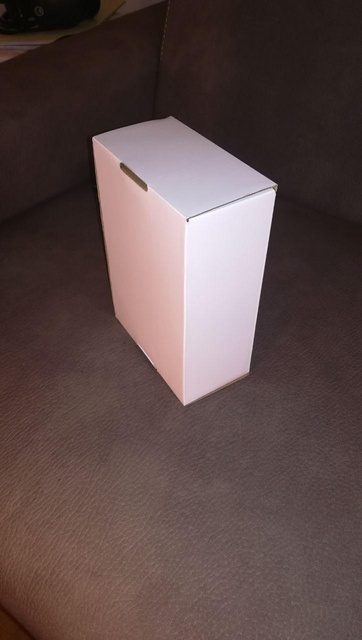
#> input picture 1-box/body/box4.jpg, 362 x 640 px, shrunk from 723 x 1280 before the run
$ jupyter execute --allow-errors channel_mask_n_edges.ipynb
#> lines starting #> are read from the running program, lines starting #| are printed output that depends on the picture; after the words box and inside, x2 and y2 are one past the last pixel; in counts of white or black regions, pixels touching at a corner belong together
[cell 1]
# grayscale conversion effects on filtering images
import cv2
import numpy as np
from matplotlib import pyplot as plt

image=cv2.cvtColor(cv2.imread('body/box4.jpg'),cv2.COLOR_BGR2RGB)
imagegray=cv2.cvtColor(image,cv2.COLOR_RGB2GRAY)
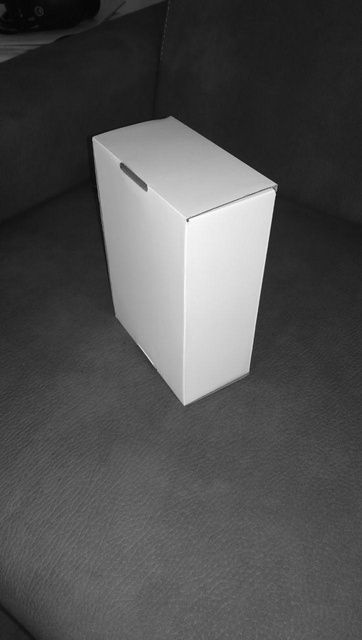
#> imagegray: shape (640, 362); min 1, max 254, mean 80.5

# bilateral filter on original and copy
fltparam=(21,51,51)
image=cv2.bilateralFilter(image,fltparam[0],fltparam[1],fltparam[2])
imagegray=cv2.bilateralFilter(imagegray,fltparam[0],fltparam[1],fltparam[2])

#reconversion of gray/conversion of colored filtered
#new=cv2.cvtColor(imagegray,cv.COLOR_GRAY2RGB) #CAN'T GO BACK since channels were merged
newgray=cv2.cvtColor(image,cv2.COLOR_RGB2GRAY)

#histogram comparison
histng,_ = np.histogram(newgray,256,[0,256])
#> histng = 256 values, max 9281 at index 33, min 0 at index 0, mean 905
histg,_ = np.histogram(imagegray,256,[0,256])
#> histg = 256 values, max 9114 at index 33, min 0 at index 0, mean 905
hist,_ = np.histogram(image,256,[0,256])
#> hist = 256 values, max 15965 at index 29, min 0 at index 0, mean 2715
plt.plot(hist,color = 'k')
plt.plot(histg,color = 'r')
plt.plot(histng,color = 'y')
plt.show()
#> figure, not shown here; curve peaks at x = 29, y = 15965; curve peaks at x = 33, y = 9114; curve peaks at x = 33, y = 9281

almost no difference, more noticiable if the kernel of the filter gets smaller and the action gets bigger; hence the bilateral filter may be used before/after grayscale conversion

grayscale conversion seems to "compress the histogram toward the center of a valley-peak-valley area"

[cell 2]
# channels extraction, mask and threshold
import cv2
import numpy as np
from matplotlib import pyplot as plt
debhist=0
debhsv=0
debresult=0
debcanny=1
image=cv2.cvtColor(cv2.imread('body/box3.jpg'),cv2.COLOR_BGR2RGB)
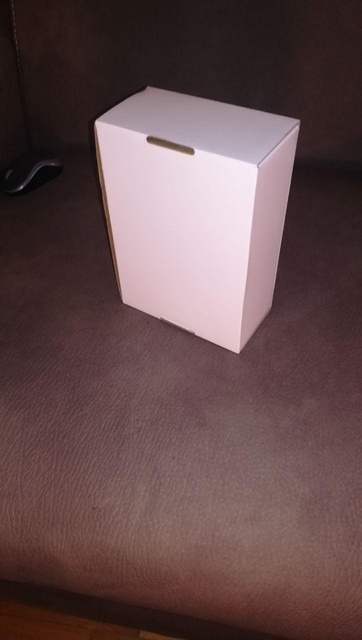
#> input picture 1-box/body/box3.jpg, 362 x 640 px, shrunk from 723 x 1280 before the run

#channel split
imager,imageg,imageb = cv2.split(image)
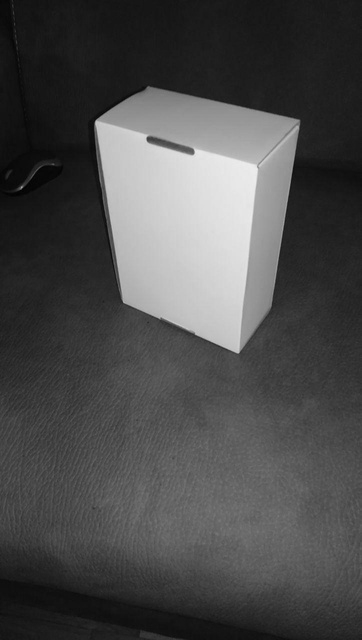
#> imageg: shape (640, 362); min 0, max 238, mean 75.6

#channel histograms
histr,_ = np.histogram(imager,256,[0,256])#may use imager.flatten()
#> histr = 256 values, max 4067 at index 35, min 0 at index 0, mean 905
histg,_ = np.histogram(imageg,256,[0,256])
#> histg = 256 values, max 5538 at index 27, min 0 at index 239, mean 905
histb,_ = np.histogram(imageb,256,[0,256])
#> histb = 256 values, max 4798 at index 24, min 0 at index 0, mean 905
if debhist:
    plt.plot(histr,color = 'r')
    plt.plot(histg,color = 'g')
    plt.plot(histb,color = 'b')
    plt.show()

#channel merging
#imagem=cv2.merge((rimage,gimage,bimage))

##green = np.uint8([[[0,255,0 ]]])
##hsv_green = cv2.cvtColor(green,cv2.COLOR_BGR2HSV)

#mask on the original image without channel separation
wholelow=(0,0,0)
wholehigh=(135,115,115)
wholemask= cv2.bitwise_not(cv2.inRange(image,wholelow,wholehigh))#killmaskt
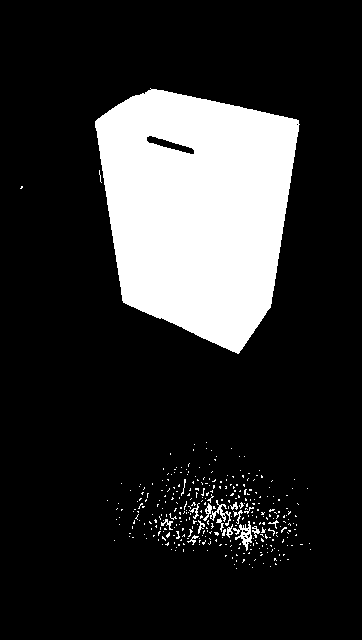
#> wholemask: shape (640, 362); 17.8% white; 345 white regions (329 under 20 px), largest, box (x1, y1, x2, y2) and area: (95, 88, 300, 354) 39301, (233, 521, 252, 551) 217, (210, 500, 231, 526) 148
wholeimage=cv2.bitwise_and(image,image,mask=wholemask)
if debresult:
    plt.imshow(cv2.cvtColor(wholeimage, cv2.COLOR_RGB2GRAY),cmap='gray')
    plt.show()

## if the lower value is zero, a simple thresholding can be applied
##_, threshr = cv2.threshold(imager, 135, 255, cv2.THRESH_BINARY),...
##rgb_thresh = cv2.merge((threshr,...))
##if values of threshold are the same, it's equal to
##_,rgb_thresh = cv2.threshold(image_rgb, thrval, 255, cv2.THRESH_BINARY)

#edges/contours on the masked image
filterparam=(100,20,0)
imagedges=cv2.Canny(cv2.cvtColor(wholeimage, cv2.COLOR_RGB2GRAY),filterparam[0], filterparam[1], filterparam[2])
#> imagedges: shape (640, 362); 1.9% white in thin lines or dots, all inside (x1, y1, x2, y2) = (20, 87, 312, 570)
if debcanny:
    plt.imshow(imagedges,cmap='gray')
    plt.show()

separating the channels it's a usefull way to understand which color threshold based on the current space

masking the 3 joint channels it's the same than masking them separately and merging

color thresholding in hsv space should be done using np.uint8 and conversion

simple threshold has the same effect as masking with lower value 0 and same upper val for each channel

[cell 3]
#using hue channel for color based edge detection
import cv2
import numpy as np
from matplotlib import pyplot as plt
debug=1
doshift=0

image=cv2.cvtColor(cv2.imread('body/rectangles.jpg'),cv2.COLOR_BGR2HSV)
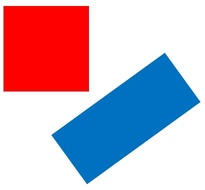
#> input picture 1-box/body/rectangles.jpg, 205 x 190 px, shrunk from 410 x 380 before the run
#> image: shape (190, 205, 3); mean H, S, V 34.4, 103.4, 240
imgh,imgs,imgv=cv2.split(image)
if debug:
    plt.subplot(1,3,1)
    plt.imshow(imgh,cmap='gray')
    plt.subplot(1,3,2)
    plt.imshow(imgs,cmap='gray')
    plt.subplot(1,3,3)
    plt.imshow(imgv,cmap='gray')
    plt.show()

if doshift:
    angular_shift=50
    hueshift=angular_shift/2
    imgh=(imgh+ hueshift) % 180
    plt.imshow(imgh,cmap='gray')
    plt.show()

#threshold on s/v channel to separate joint contours,otherwise:
#dilation and picking of inner contours through hierarchy(this one after canny)

#edge detector
imghedg= cv2.Canny(imgh, 10,500,1)
#> imghedg: shape (190, 205); 5.9% white in thin lines or dots
if debug:
    plt.imshow(imghedg,cmap='gray')
    plt.show()
if 0:
    limlow=(50,50,50)
    limhigh=(255,255,)
    mask = cv2.inRange(hsvimage, limlow,limhigh)
    thresimage = cv2.bitwise_and(image,image, mask=mask)

hue thresholding is not enough with a wild image to separate the color (due to color mixing on the pixels/light conditions), saturation/value channel should be used also (as in the example below), in this case similarly to the color mask in hsv space.

filterng (gaussian, median) had no improvement on the single h channel edge detection

https://stackoverflow.com/questions/29156091/opencv-edge-border-detection-based-on-color

hue channel it's circular, with values [0,179(°)], hence min and max vlues coincide; when those must be considered | our value<0 or >360°, it's better to shift the whole channel by an angular quantity | channel_shift=angular_shift/2 as in:

https://stackoverflow.com/questions/49697363/shifting-hsv-pixel-values-in-python-using-numpy

heuristics must be introduced to separate joint contours: thresholding the other channels since borderline pixels may assume a mixed color (hence inside hue range), or dilation to create an inner and outer contour and pick the inner ones(hierarcky>0)

more:

https://realpython.com/python-opencv-color-spaces/ color thresholding

[cell 4]
#logical thresholding
import cv2
from matplotlib import pyplot as plt

img = cv2.imread('body/echocolor.jpg')
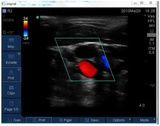
#> input picture 1-box/body/echocolor.jpg, 160 x 126 px, shrunk from 320 x 253 before the run
#> img is the input picture: shape (126, 160, 3); mean B, G, R 47, 42.1, 39.7
image_thr = img.copy()

imh = cv2.cvtColor(img,cv2.COLOR_BGR2HSV)
#> imh: shape (126, 160, 3); mean H, S, V 44.2, 66.2, 49.4
image_thr[(imh[...,1]<180) | (imh[...,2]<150)]=0

plt.subplot(1,2,1)
plt.imshow(img)
plt.subplot(1,2,2)
plt.imshow(image_thr)
plt.show()
#> figure, not shown here; B, G, R data is drawn as R, G, B

img = cv2.cvtColor(cv2.imread('body/task-example.jpg'),cv2.COLOR_BGR2RGB)
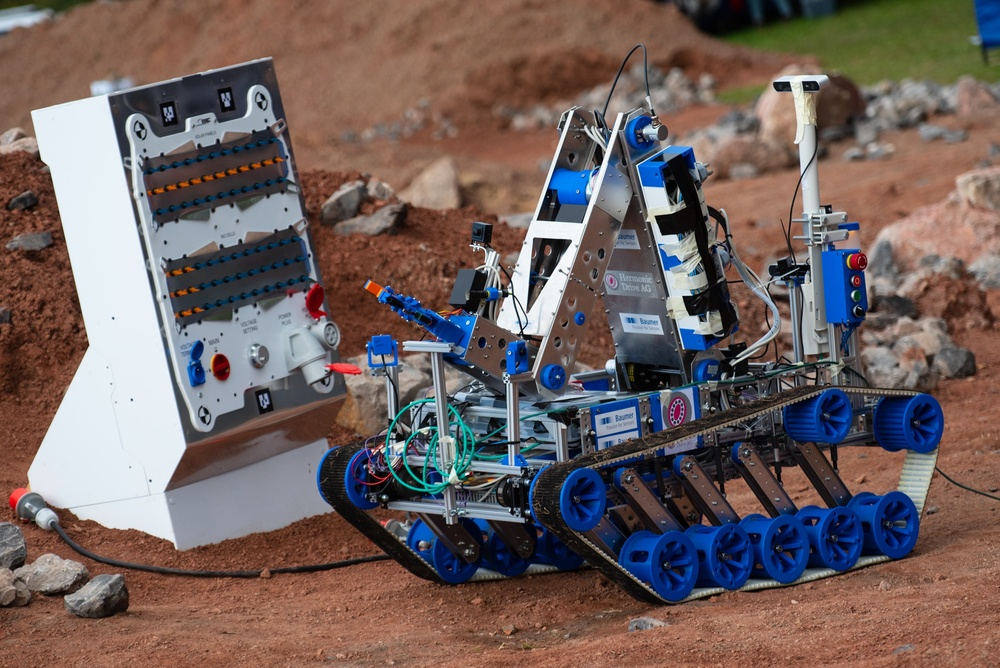
#> input picture 1-box/body/task-example.jpg, 1000 x 668 px, shrunk from 2000 x 1335 before the run
#> img: shape (668, 1000, 3)
image_thr = img.copy()
image_thr[(img[...,0]<100) | (img[...,2]<100) |(img[...,1]<100)]=0
#> image_thr: shape (668, 1000, 3)
##
plt.subplot(1,2,1)
plt.imshow(img)
plt.subplot(1,2,2)
plt.imshow(image_thr)
plt.show()

logical masks appear a little less flexile, the simple use of 5050 & img[...,0]<100 doesn't work, but for thresholding with upper limit the use is straightformward; execution time appears a little longer

accessing directly to the channels of the converted image, without the  use of thresholding or masking function

[cell 5]
#COLOR SEGMENTATION ON A IMAGE FROM THE MARSYARD+PANEL

import cv2
import numpy as np
from matplotlib import pyplot as plt
debhist=1

image = cv2.cvtColor(cv2.imread("body/task-example.jpg"), cv2.COLOR_BGR2RGB)
imager,imageg,imageb = cv2.split(image)
#> imager: shape (668, 1000)
#> imageg: shape (668, 1000)
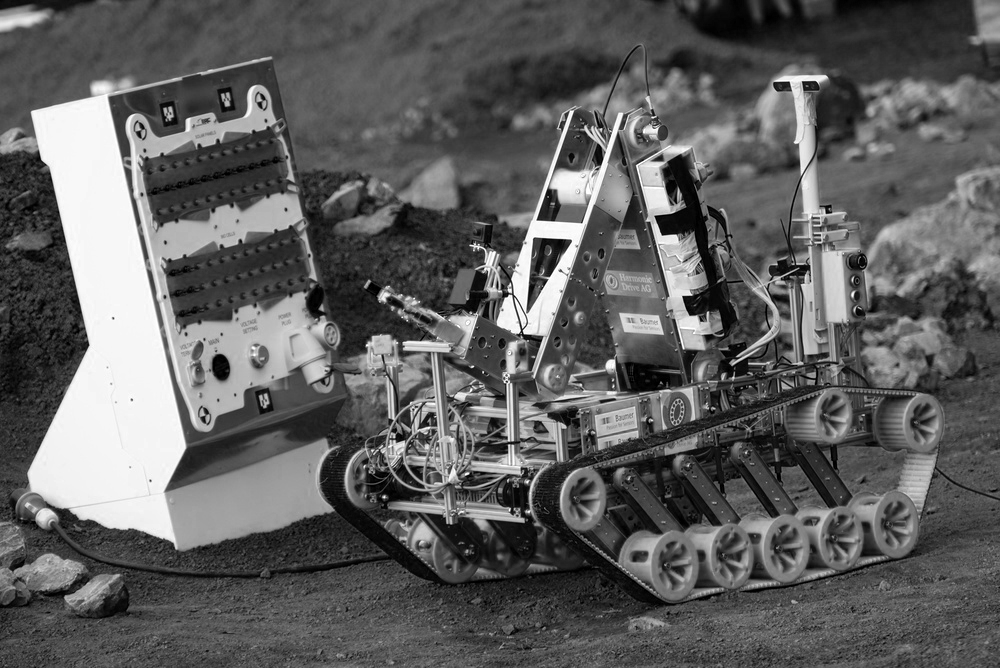
#> imageb: shape (668, 1000); min 0, max 255, mean 95.3

histr,_ = np.histogram(imager,256,[0,256])#may use imager.flatten()
#> histr = 256 values, max 19668 at index 0, min 17 at index 254, mean 2609.4
histg,_ = np.histogram(imageg,256,[0,256])
#> histg = 256 values, max 10286 at index 241, min 51 at index 254, mean 2609.4
histb,_ = np.histogram(imageb,256,[0,256])
#> histb = 256 values, max 8809 at index 247, min 143 at index 254, mean 2609.4
if debhist:
    plt.plot(histr,color = 'r')
    plt.plot(histg,color = 'g')
    plt.plot(histb,color = 'b')
    plt.show()
#> figure, not shown here; curve peaks at x = 0, y = 19668; curve peaks at x = 241, y = 10286; curve peaks at x = 247, y = 8809

#color thresholding
minred=(50,50,50)
maxred=(255,255,255)
light_white = (0, 0, 200)
dark_white = (145, 60, 255)

imagehsv=cv2.cvtColor(image, cv2.COLOR_BGR2HSV)
#> imagehsv: shape (668, 1000, 3); mean H, S, V 80.4, 98.1, 126.1

masknored = cv2.bitwise_not(cv2.inRange(imagehsv, minred,maxred))
#> masknored: shape (668, 1000); 47.9% white; 287 white regions (234 under 20 px), largest, box (x1, y1, x2, y2) and area: (0, 43, 1000, 607) 299717, (0, 522, 129, 619) 4957, (654, 0, 882, 39) 4526
maskred = (cv2.inRange(imagehsv, minred,maxred))
imagenored = cv2.bitwise_and(image,image, mask=masknored)
imagered= cv2.bitwise_and(image,image, mask=maskred)
maskwhite = cv2.inRange(imagehsv, light_white, dark_white)
#> maskwhite: shape (668, 1000); 8.5% white; 519 white regions (451 under 20 px), largest, box (x1, y1, x2, y2) and area: (27, 83, 186, 549) 39798, (512, 110, 623, 335) 4453, (775, 75, 828, 173) 1230
imagewhite = cv2.bitwise_and(image, image, mask=maskwhite)
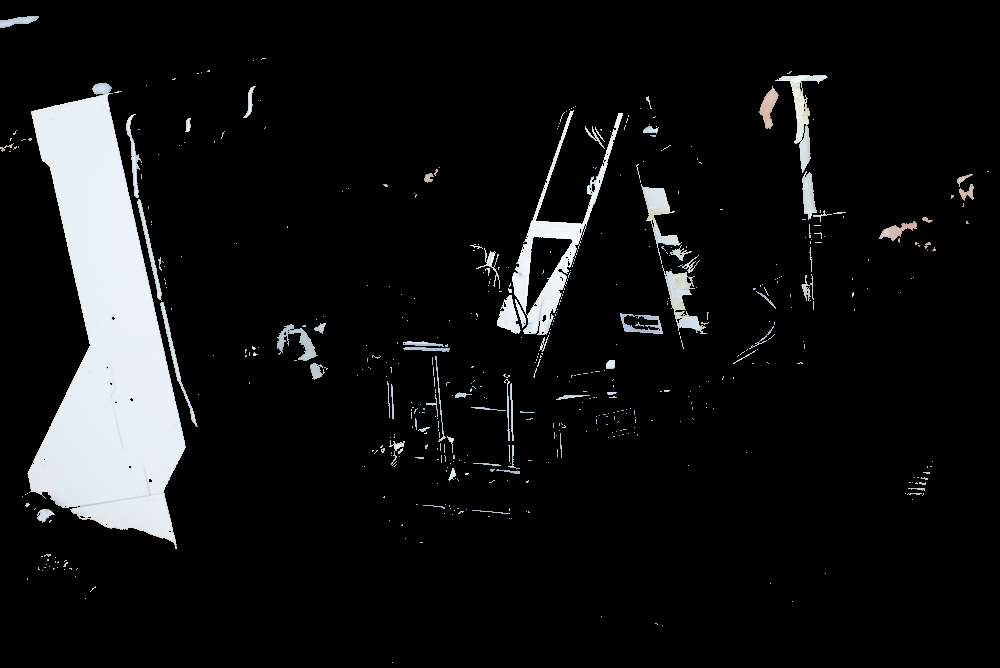
#> imagewhite: shape (668, 1000, 3); mean R, G, B 19.1, 19.7, 20.2
masknowhite =  cv2.bitwise_not(cv2.inRange(imagehsv, light_white, dark_white))
imagenowhite =cv2.bitwise_and(image, image, mask=masknowhite)
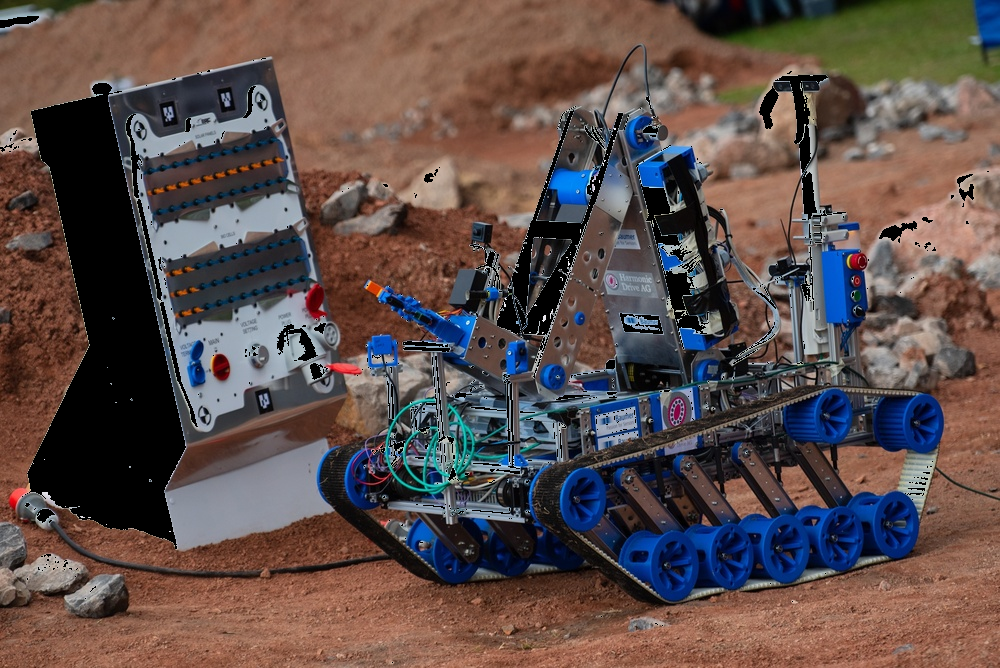
#> imagenowhite: shape (668, 1000, 3); mean R, G, B 93.8, 78, 75.1

#maskfin= maskred + maskwhite
#imagefin = cv2.bitwise_and(image,image, mask=maskfin)
plt.subplot(2, 2, 1)
plt.imshow(maskred, cmap="gray")
plt.subplot(2, 2, 2)
plt.imshow(masknored, cmap="gray")
plt.subplot(2, 2, 3)
plt.imshow(maskwhite, cmap="gray")
plt.subplot(2, 2, 4)
plt.imshow(masknowhite, cmap="gray")
plt.show()

plt.subplot(2, 2, 1)
plt.imshow(imagered)
plt.subplot(2, 2, 2)
plt.imshow(imagenored)
plt.subplot(2, 2, 3)
plt.imshow(imagewhite)
plt.subplot(2, 2, 4)
plt.imshow(imagenowhite)
plt.show()

more:

fast thresholding:

https://stackoverflow.com/questions/7722519/fast-rgb-thresholding-in-python-possibly-some-smart-opencv-code

adding a trasparent channel after masking:

https://stackoverflow.com/questions/61168140/opencv-removing-the-background-with-a-mask-image

# COLOR SPACES

https://www.learnopencv.com/color-spaces-in-opencv-cpp-python/

#### RGB
device dependent

condition dependent

#### HSV
device dependent

h,s not so much condition dependent

cyclic (red look realy different indor/outdoor)

#### LAB
LUMINANCE+2COLORS

inspired by human vision

device INDEPENDENT

mostly L condition dependent

#> (a cell that did not finish here is left out)

[cell 7]
#ADAPTIVE COLOR MASK
#:https://stackoverflow.com/questions/10948589/choosing-the-correct-upper-and-lower-hsv-boundaries-for-color-detection-withcv/48367205#48367205
import cv2
import numpy as np
from matplotlib import pyplot as plt
debug=0

image=cv2.cvtColor(cv2.imread('body/box3.jpg'),cv2.COLOR_BGR2RGB)

imager,imageg,imageb = cv2.split(image)

#channel histograms
histr,_ = np.histogram(imager,256,[0,256])#may use imager.flatte()
#> histr = 256 values, max 4067 at index 35, min 0 at index 0, mean 905
histg,_ = np.histogram(imageg,256,[0,256])
#> histg = 256 values, max 5538 at index 27, min 0 at index 239, mean 905
histb,_ = np.histogram(imageb,256,[0,256])
#> histb = 256 values, max 4798 at index 24, min 0 at index 0, mean 905
if debug:
    plt.plot(histr,color = 'r')
    plt.plot(histg,color = 'g')
    plt.plot(histb,color = 'b')
    plt.show()

#channel merging
#image=cv2.merge((r,g,b)) or (b,g,r)
